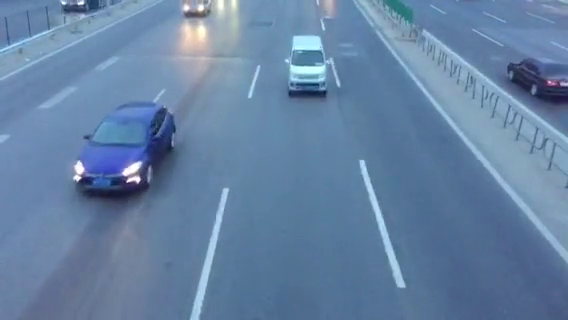
//> input picture Demo16/A.bmp, 568 x 320 px
$ ./main   (built with g++ and OpenCV 4)
//> lines starting //> are read from the running program, lines starting //| are printed output that depends on the picture; after the words box and inside, x2 and y2 are one past the last pixel; in counts of white or black regions, pixels touching at a corner belong together
#include <iostream>
#include <opencv2/opencv.hpp>

using namespace std;
using namespace cv;

int main()
{
	// 膨胀腐蚀是基于高亮部分操作的
	// 建议原图像为二值图
	// 膨胀->求局部最大值，高亮区域变多
	// 腐蚀->求局部最小值，高亮区域减少
	// Mat src = imread("text.png", 0);
	// Mat dst;

	// MORPH_RECT = 0,
	// MORPH_CROSS = 1,
	// MORPH_ELLIPSE = 2

	// Mat element = getStructuringElement(MORPH_RECT, Size(5, 5));
	// cout << element << endl;
	// 膨胀 连接相邻区域 放大离散噪点
	// dilate(src, dst, element,Point(-1,-1),3);	// 第五个参数，代表膨胀次数

	// 腐蚀 分割相邻区域 去除离散噪点
	// erode(src, dst, element,Point(-1, -1), 2);

	// 开运算：先腐蚀后膨胀，消除小物体，纤细处分离物体
	// morphologyEx(src, dst, MORPH_OPEN,element);

	// 闭运算：先膨胀后腐蚀，消除小型黑洞
	// morphologyEx(src, dst,MORPH_CLOSE, element);

	// 形态学梯度，提取轮廓
	// morphologyEx(src, dst, MORPH_GRADIENT, element);

	// 顶帽：闭运算和原图像做差
	// morphologyEx(src, dst, MORPH_TOPHAT, element);

	// 黑帽：开运算和原图像做差
	// morphologyEx(src, dst, MORPH_BLACKHAT, element);

	// imshow("src", src);
	// imshow("dst", dst);

	Mat img1 = imread("A.bmp");
//> img1 is the input picture: 320 rows x 568 cols, CV_8UC3; mean B, G, R 163.5, 130.2, 101.5
	Mat img2 = imread("B.bmp");
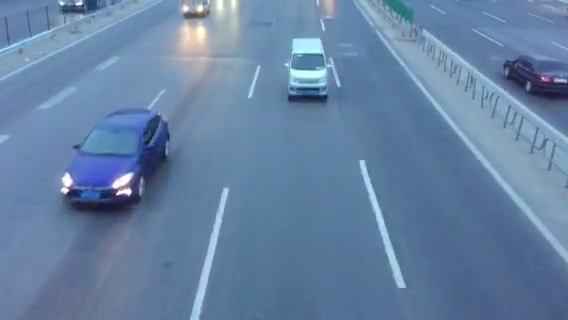
//> input picture Demo16/B.bmp, 568 x 320 px
//> img2 is the input picture: 320 rows x 568 cols, CV_8UC3; mean B, G, R 163.1, 129.7, 101
	Mat diff_img = img1 - img2;
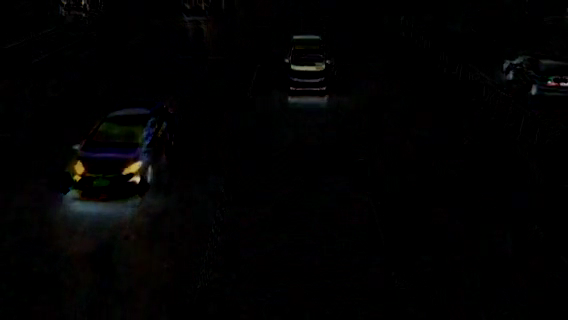
//> diff_img: 320 rows x 568 cols, CV_8UC3; mean B, G, R 2.2, 2.2, 2.3
	imshow("Diff", diff_img);
	Mat gray;
	// 将差转为灰度图
	cvtColor(diff_img, gray, COLOR_BGR2GRAY);
	// 自适应阈值做二值化
	adaptiveThreshold(gray, gray, 255, ADAPTIVE_THRESH_GAUSSIAN_C, THRESH_BINARY_INV, 15, 3);
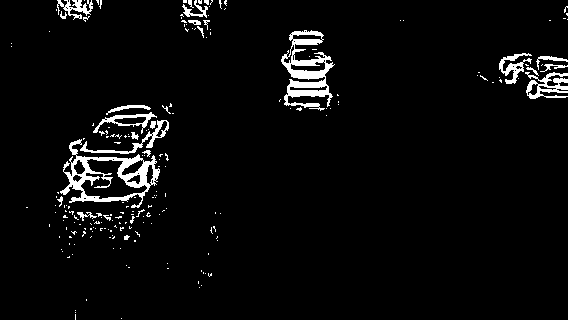
//> gray: 320 rows x 568 cols, CV_8UC1; 4.1% white; 206 white regions (180 under 20 px), largest, box (x1, y1, x2, y2) and area: (60, 139, 160, 208) 1948, (281, 30, 335, 111) 1796, (525, 72, 568, 99) 573
	imshow("adapt", gray);

	Mat k0 = getStructuringElement(MORPH_RECT, Size(21, 21));
	Mat k1 = getStructuringElement(MORPH_RECT, Size(11, 11));
	Mat element = getStructuringElement(MORPH_RECT, Size(3, 3));
	//进行形态学操作
	// 开运算：先腐蚀，后膨胀
	morphologyEx(gray, gray, MORPH_OPEN, element);
	// 中值滤波 去除噪点
	medianBlur(gray, gray, 9);
	// 膨胀
	dilate(gray, gray, k0);
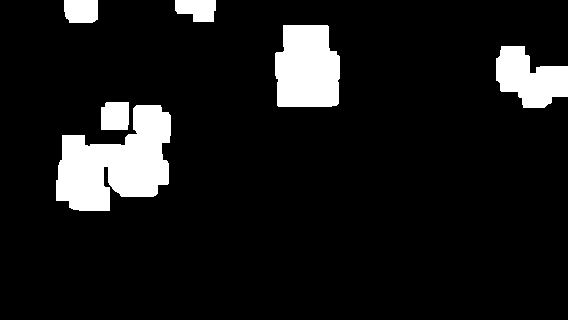
//> gray: 320 rows x 568 cols, CV_8UC1; 9.7% white; 6 white regions, box (x1, y1, x2, y2) and area: (56, 105, 171, 211) 7705, (275, 25, 340, 107) 4709, (496, 46, 568, 108) 2926, (101, 102, 129, 130) 758, (64, 0, 98, 23) 744, (175, 0, 216, 22) 731
	imshow("dst", gray);

	waitKey(0);

	waitKey(0);
	return 0;
}
